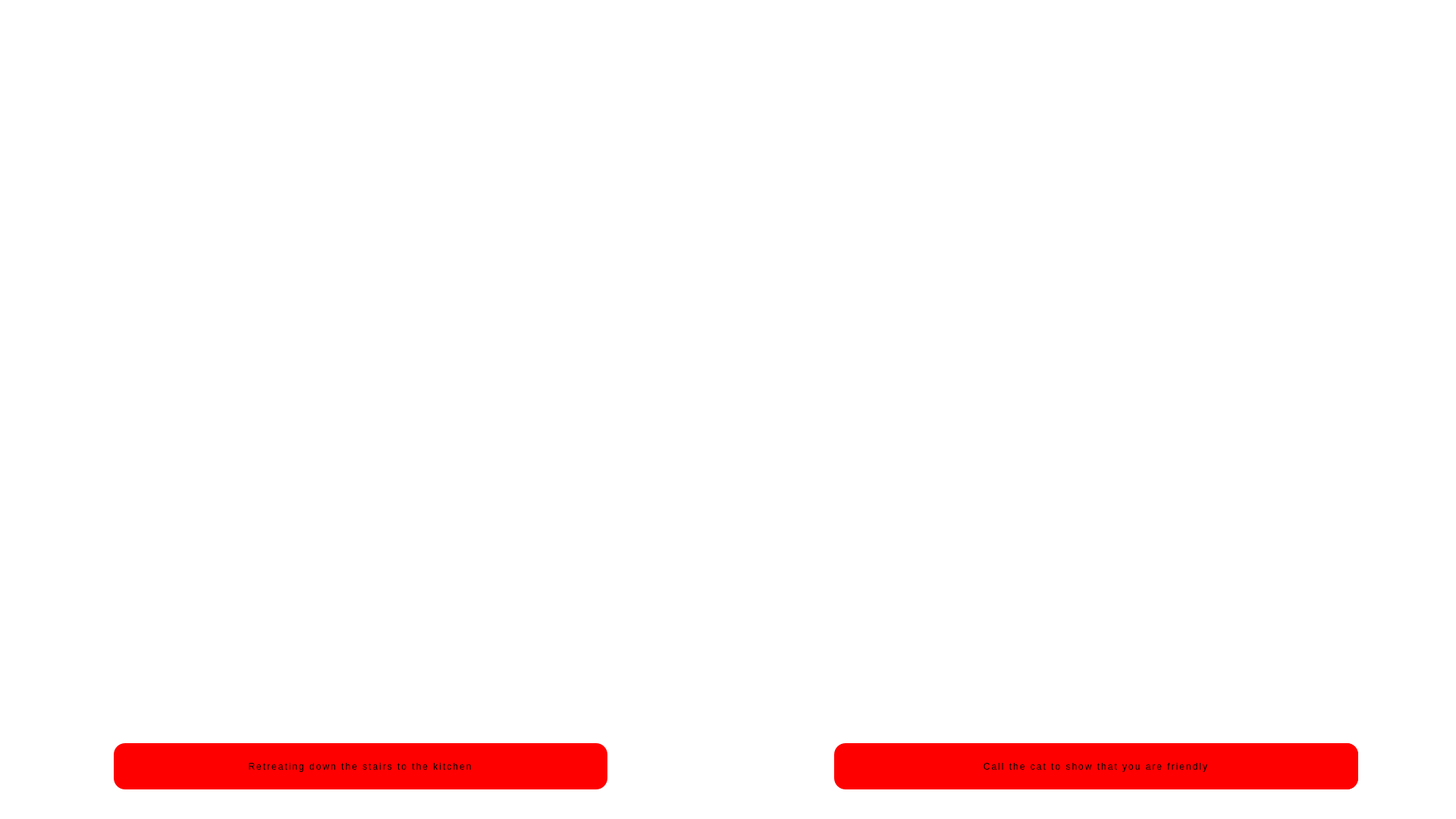
<?xml version="1.0" encoding="UTF-8"?>
<ui version="4.0">
 <class>Page24</class>
 <widget class="QWidget" name="Page24">
  <property name="geometry">
   <rect>
    <x>0</x>
    <y>0</y>
    <width>1920</width>
    <height>1080</height>
   </rect>
  </property>
  <property name="windowTitle">
   <string>Form</string>
  </property>
  <property name="styleSheet">
   <string notr="true">background-color: rgba(72, 74, 89, 0);

</string>
  </property>
  <widget class="QLabel" name="label">
   <property name="geometry">
    <rect>
     <x>0</x>
     <y>0</y>
     <width>1920</width>
     <height>1080</height>
    </rect>
   </property>
   <property name="styleSheet">
    <string notr="true">background-color: rgba(72, 74, 89, 0);
</string>
   </property>
   <property name="text">
    <string/>
   </property>
   <property name="pixmap">
    <pixmap>images/24.jpg</pixmap>
   </property>
   <property name="scaledContents">
    <bool>true</bool>
   </property>
  </widget>
  <widget class="QLabel" name="blur">
   <property name="geometry">
    <rect>
     <x>0</x>
     <y>0</y>
     <width>1920</width>
     <height>1080</height>
    </rect>
   </property>
   <property name="text">
    <string/>
   </property>
  </widget>
  <widget class="QTextEdit" name="story_0">
   <property name="enabled">
    <bool>false</bool>
   </property>
   <property name="geometry">
    <rect>
     <x>300</x>
     <y>660</y>
     <width>1321</width>
     <height>221</height>
    </rect>
   </property>
   <property name="styleSheet">
    <string notr="true">font: 700 28pt &quot;Amatic SC&quot;;
background-color: rgba(72, 74, 89, 0);
</string>
   </property>
   <property name="readOnly">
    <bool>true</bool>
   </property>
  </widget>
  <widget class="QPushButton" name="left_btn">
   <property name="geometry">
    <rect>
     <x>150</x>
     <y>980</y>
     <width>651</width>
     <height>61</height>
    </rect>
   </property>
   <property name="cursor">
    <cursorShape>PointingHandCursor</cursorShape>
   </property>
   <property name="styleSheet">
    <string notr="true">font: 24pt &quot;October Crow&quot;;
background-color: rgb(255, 0, 0);
letter-spacing: 2px;
border:none;
border-radius:15px;</string>
   </property>
   <property name="text">
    <string>Retreating down the stairs to the kitchen</string>
   </property>
  </widget>
  <widget class="QPushButton" name="right_btn">
   <property name="geometry">
    <rect>
     <x>1100</x>
     <y>980</y>
     <width>691</width>
     <height>61</height>
    </rect>
   </property>
   <property name="cursor">
    <cursorShape>PointingHandCursor</cursorShape>
   </property>
   <property name="styleSheet">
    <string notr="true">font: 24pt &quot;October Crow&quot;;
background-color: rgb(255, 0, 0);
letter-spacing: 2px;
border:none;
border-radius:15px;</string>
   </property>
   <property name="text">
    <string>Call the cat to show that you are friendly</string>
   </property>
  </widget>
  <widget class="QPushButton" name="p_next">
   <property name="geometry">
    <rect>
     <x>1560</x>
     <y>980</y>
     <width>231</width>
     <height>61</height>
    </rect>
   </property>
   <property name="cursor">
    <cursorShape>PointingHandCursor</cursorShape>
   </property>
   <property name="styleSheet">
    <string notr="true">font: 24pt &quot;October Crow&quot;;
background-color: rgb(255, 0, 0);
letter-spacing: 2px;
border:none;
border-radius:15px;</string>
   </property>
   <property name="text">
    <string>Continue</string>
   </property>
  </widget>
  <widget class="QTextEdit" name="story_1">
   <property name="enabled">
    <bool>false</bool>
   </property>
   <property name="geometry">
    <rect>
     <x>300</x>
     <y>660</y>
     <width>1321</width>
     <height>221</height>
    </rect>
   </property>
   <property name="styleSheet">
    <string notr="true">font: 700 28pt &quot;Amatic SC&quot;;
background-color: rgba(72, 74, 89, 0);
</string>
   </property>
   <property name="readOnly">
    <bool>true</bool>
   </property>
  </widget>
  <widget class="QTextEdit" name="story_2">
   <property name="enabled">
    <bool>false</bool>
   </property>
   <property name="geometry">
    <rect>
     <x>300</x>
     <y>660</y>
     <width>1321</width>
     <height>221</height>
    </rect>
   </property>
   <property name="styleSheet">
    <string notr="true">font: 700 28pt &quot;Amatic SC&quot;;
background-color: rgba(72, 74, 89, 0);
</string>
   </property>
   <property name="readOnly">
    <bool>true</bool>
   </property>
  </widget>
  <zorder>label</zorder>
  <zorder>blur</zorder>
  <zorder>story_0</zorder>
  <zorder>left_btn</zorder>
  <zorder>p_next</zorder>
  <zorder>right_btn</zorder>
  <zorder>story_1</zorder>
  <zorder>story_2</zorder>
 </widget>
 <resources/>
 <connections/>
</ui>
